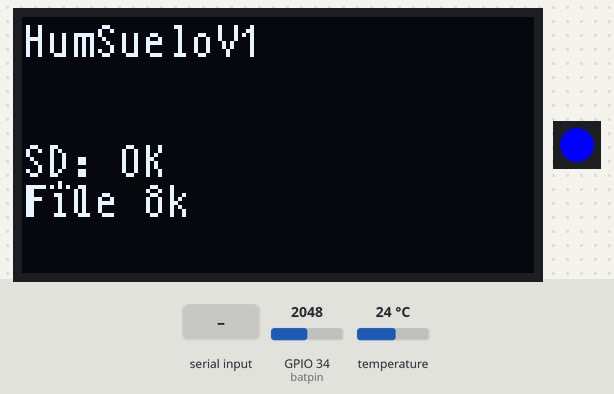
The sketch below on a simulated ESP32. On the bench: 128×64 one-colour display, 1 RGB LEDs in strip order, left to right. Inputs (shaded band) come from the test bench; at power-on: temperature 24 °C, GPIO 34 (batpin) = 2048. The local clock reads 2024-03-15 10:24:30 at power-on unless the sketch sets it; storage starts empty; what the sketch prints to the serial monitor is not drawn.

Above: at 3.2 s.
3.3 s: "1\n" received over Serial
At 5.7 s:
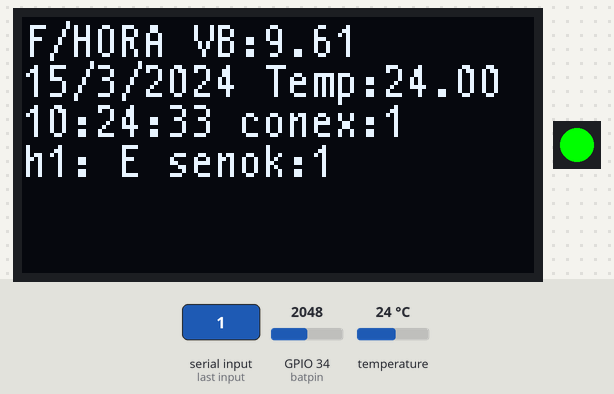
6.3 s: "90,45\n" received over the second serial link
At 8.5 s:
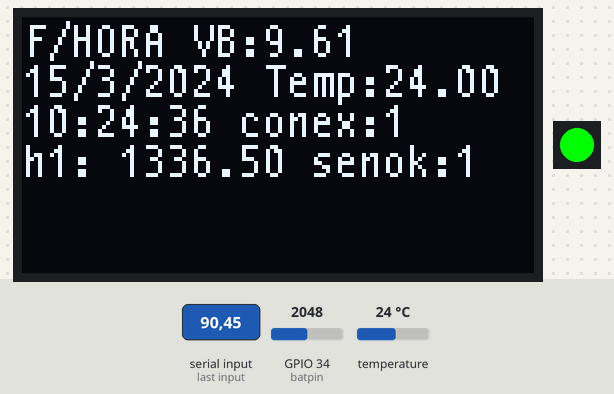
9.3 s: temperature set to 12 °C
At 12.0 s:
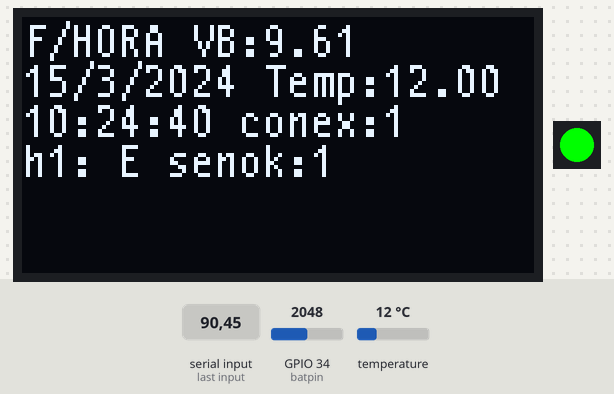
12.3 s: GPIO 34 (batpin) set to 2866
At 14.7 s:
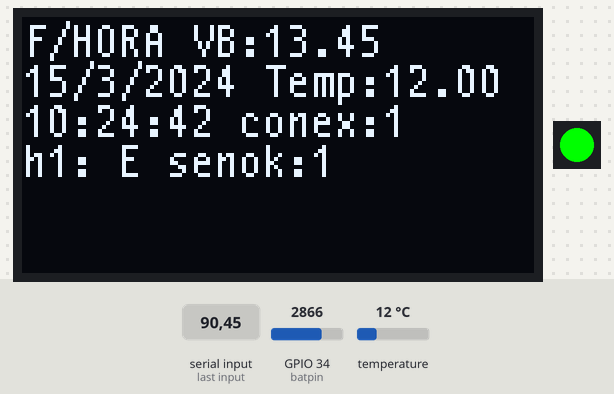
15.3 s: temperature set to 19 °C
At 18.08 s:
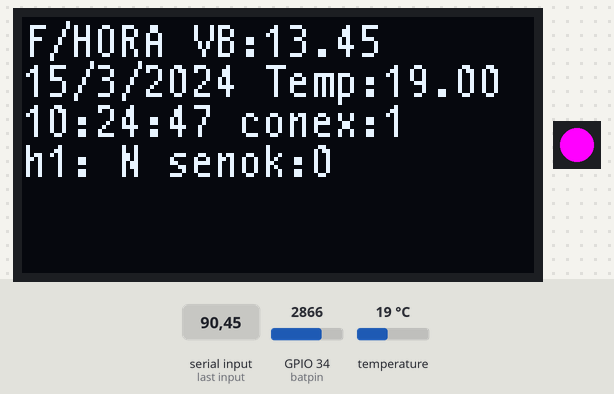
18.3 s: GPIO 34 (batpin) set to 3603
At 60.23 s:
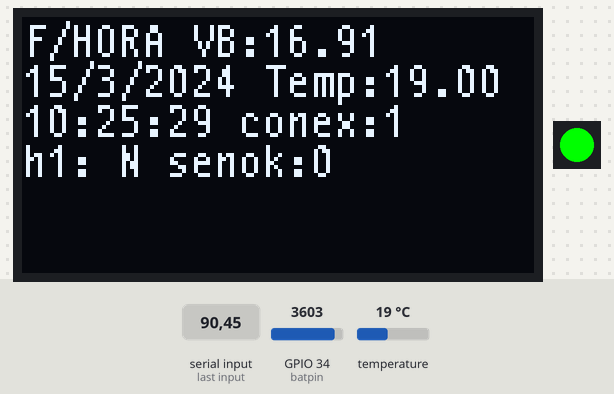
Timing chart, 0 to 61.6 s (numbered marks = the images above; inputs shaded):
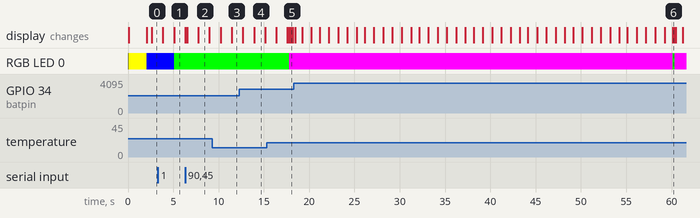

The sketch:

HUMEDAD_DE_SUELO_RS458_esp32_MULTY2_OledRtc.ino
```cpp
#include "FS.h"
#include "SD.h"
#include "SPI.h"
#include <SoftwareSerial.h>
#include <Wire.h>
#include "RTClib.h"
#include <U8g2lib.h>
#include <Adafruit_NeoPixel.h>
//////////////////////////////////////////////////////////////////////////////////////////////////////
//rtc

RTC_DS3231 myRTCB;

String fecha;
String hora;
////pantalla
///////////////////////////////////////////////////////////////////////////////////////////////////////
#include <U8g2lib.h>
//U8G2_SSD1306_128X64_NONAME_F_HW_I2C u8g2(U8G2_R0, /* reset=*/U8X8_PIN_NONE);  //chica
U8G2_SH1106_128X64_NONAME_F_HW_I2C u8g2(U8G2_R0, /* reset=*/U8X8_PIN_NONE);  //mas grande

#define RE 33
#define SCK 2
#define MISO 15
#define MOSI 13
#define CS 12

//#define DE D6
String myString;
String temp;

int id = 0;

byte values[20];
byte values2[20];
//byte values3[20];

SPIClass spi = SPIClass(VSPI);

// Definición global
EspSoftwareSerial::UART mod;  // Reemplaza mods[1] por mod

float val1;  // Valor del sensor
String val1S;
const byte sensorRequest[] = { 0x01, 0x03, 0x00, 0x00, 0x00, 0x02, 0xC4, 0x0B };
bool isSensorConnected = true;
int failedAttempts = 0;
const int MAX_ATTEMPTS = 10;
bool sdin = true;
bool rtcBool = true;

///////////////////////////// led
#define PIN 0        //PIN DEL LED RGB
#define NUMPIXELS 1  // Popular NeoPixel ring size
Adafruit_NeoPixel pixels(NUMPIXELS, PIN, NEO_GRB + NEO_KHZ800);
//////////////////////////////////////////////////// bateria
const int batpin = 34;
int bat = 0;
float voltageBattery = 0;
////////////////////////////////////////////// first run
String conex = "0";
int sensorIndex;
bool primerloop = true;
//////////////////rebot
unsigned long lastRebootMillis = 0;
const unsigned long rebootInterval = 4 * 60 * 60 * 1000;  // 4 horas en milisegundos

void checkReboot() {
  if (millis() - lastRebootMillis > rebootInterval) {
    lastRebootMillis = millis();
    // Código para reiniciar el ESP32
    ESP.restart();
  }
}
///////////////////////////////////////////SD tiempo de guardado
unsigned long lastSaveMillis = 0;
const unsigned long saveInterval = 3 * 60 * 1000;  //5 * 60 * 1000; 5 minutos en milisegundos

void checkSaveData() {
  if (millis() - lastSaveMillis > saveInterval) {
    lastSaveMillis = millis();
    saveData();  // Tu función personalizada para guardar datos
  }
}

void saveData() {
  if (sdin == true) {
    ROUTINE_REGISTRY();
  }  // Implementa tu lógica de guardado de datos aquí
}
//////////////////////////////////////////////////////reintento de sensor en caso de error
unsigned long lastSensorRetryMillis = 0;
const unsigned long sensorRetryInterval = 60 * 1000;  // 1 minuto en milisegundos

void checkSensorRetry() {
  if (millis() - lastSensorRetryMillis > sensorRetryInterval) {
    lastSensorRetryMillis = millis();
    isSensorConnected = true;  // reintentara leer
  }
}

void setup() {
  Wire.begin();
  Serial.begin(115200);
  spi.begin(SCK, MISO, MOSI, CS);
  // si esta montada la memoria
  if (!SD.begin(CS, spi, 80000000)) {
    //Serial.println("Card Mount Failed");
    sdin = false;
  } else {
   // Serial.println("SD Mount OK");
  }

  mod.begin(4800, SWSERIAL_8N1, 18, 19, false);

  pinMode(RE, OUTPUT);

  if (!myRTCB.begin()) {
  //  Serial.println("Couldn't find RTC");
    Serial.flush();
    rtcBool = false;
  }

  u8g2.begin();
  u8g2.clearBuffer();                  // clear the internal memory
  u8g2.setFont(u8g2_font_crox4hb_tr);  // choose a suitable font grande
  u8g2.setFont(u8g2_font_t0_11_tf);
  u8g2.drawStr(0, 10, "HumSueloV1");
  if (sdin == true) {
    u8g2.drawStr(0, 40, "SD: OK");
  } else {
    u8g2.drawStr(0, 40, "SD: NO");
  }
  if (rtcBool == true) {
    u8g2.drawStr(0, 50, "RTC: OK");
  } else {
    u8g2.drawStr(0, 50, "RTC: NO");
  }
  u8g2.sendBuffer();
  pixels.begin();  // INITIALIZE NeoPixel strip object (REQUIRED)
  pixels.setPixelColor(0, pixels.Color(255, 255, 0));
  pixels.show();
  delay(2000);
}

void loop() {
  if (sdin == true && rtcBool == true && conex == "1" && isSensorConnected == true) {
    pixels.setPixelColor(0, pixels.Color(0, 255, 0));
    pixels.show();
  } else if (sdin == true && rtcBool == true && isSensorConnected == true) {
    pixels.setPixelColor(0, pixels.Color(0, 0, 255));
    pixels.show();
  }
    else if (sdin == true && rtcBool == true && val1S == "E") {
   pixels.setPixelColor(0, pixels.Color(255, 165, 0));
    pixels.show();
  }
  else if (sdin == true && rtcBool == true) {
    pixels.setPixelColor(0, pixels.Color(255, 0, 255));
    pixels.show();
  }

  if (primerloop == true) {
    if (SD.exists("/ActiveSensor_DB.csv") == false) {
     // Serial.println("Archivo base no existe...");
      delay(500);
   //   Serial.println("Archivo creado");
      String tosave = "sessionID,Hum1,temp,bat,online,fecha,hora \n";
      writeFile(SD, "/ActiveSensor_DB.csv", tosave.c_str());
    } else {
      //Serial.println("Archivo base encontrado... abriendo");
    }
    readFile(SD, "/ActiveSensor_DB.csv");  // GET LAST ID
    id = id + 1;
    primerloop = false;
  }

  if (Serial.available() > 0) {
    char receivedChar = Serial.read();  // Lee el carácter entrante
    if (receivedChar == '0' || receivedChar == '1') {
      conex = receivedChar - '0';  // Convierte el carácter a int (0 o 1)
    }
  }
if(rtcBool == true) {
  DateTime now = myRTCB.now();
  fecha = getFecha(now);
  hora = getHora(now);
  fecha = getFecha(now);
  hora = getHora(now);
  temp = String(myRTCB.getTemperature());
}else{
  fecha = "N";
  hora = "N";
  fecha = "N";
  hora = "N";
  temp = "N";
}
  // Reading potentiometer value
  bat = analogRead(batpin);
  float batRaw = (bat * 3.3) / (4095);
  float calibrationFactor = 1.05;  // Ajusta este valor según sea necesario
  voltageBattery = ((bat / 4095.0) * 3.3 * (15000.0 + 3300.0) / 3300.0) * calibrationFactor;
  // Serial.println();
  // Serial.println("bat:" + String(bat) + " real voltaje: " + String(batRaw) + " convertido voltaje: " + String(voltageBattery));
  // Serial.println();
  sendSerialMessage();

  u8g2.clearBuffer();  // clear the internal memory
  u8g2.setCursor(0, 10);
  u8g2.print("F/HORA VB:" + String(voltageBattery));
  u8g2.setCursor(0, 20);
  u8g2.print(String(fecha) + " Temp:" + String(temp));
  u8g2.setCursor(0, 30);
  u8g2.print(String(hora) + " conex:" + String(conex));
  u8g2.setCursor(0, 40);
  u8g2.print("h1: " + val1S + " senok:" + String(isSensorConnected));

  checkSensor();

  checkSensorRetry();
  checkReboot();
  checkSaveData();
  u8g2.sendBuffer();
}

void data(byte* values) {
  digitalWrite(RE, HIGH);
  delay(100);
  if (mod.write(sensorRequest, sizeof(sensorRequest)) == 8) {
    digitalWrite(RE, LOW);
    for (byte i = 0; i < 9; i++) {
      values[i] = mod.read();
    }
  }
}

void checkSensor() {
  if (!isSensorConnected) {
    return;
  }

  byte values[9];
  data(values);

  val1 = ((values[3] * 256) + values[4]) * 0.1;
  val1S = String(val1);
  if (val1 >= 0 && val1 < 6553) {
    failedAttempts = 0;
  } else {
    val1S = "E";
    failedAttempts++;

    if (failedAttempts >= MAX_ATTEMPTS) {
      isSensorConnected = false;
      val1S = "N";
    } else {
      delay(1000);
    }
  }
}

void sendSerialMessage() {
  String message = String(voltageBattery) + "," + String(val1S) + "," +
                   String(temp) + "," + (sdin ? "1" : "0") + "," +
                   fecha + "," + hora;

  // Añade un delimitador de inicio y una suma de verificación al final
  unsigned char checksum = calculateChecksum(message);
  message = "<" + message + "," + String(checksum) + ">\n";

  Serial.print(message);
  delay(100);
}

unsigned char calculateChecksum(const String& data) {
  unsigned char checksum = 0;
  for (int i = 0; i < data.length(); i++) {
    checksum ^= data[i];
  }
  return checksum;
}
```

sd.ino
```cpp
///Pestaña nueva
void readFile(fs::FS &fs, const char *path) {
 // Serial.printf("Reading file: %s\n", path);

  File file = fs.open(path);
  if (!file) {
   // Serial.println("Failed to open file for reading");
    return;
  }

 // Serial.print("Read from file: ");
  while (file.available()) {
    myString = file.readStringUntil('\n');
  }

  id = getValor(myString, ',', 0).toInt();
  //Serial.println(id);
  file.close();
}

String getValor(String data, char separator, int index) {
  int found = 0;
  int strIndex[] = { 0, -1 };
  int maxIndex = data.length() - 1;

  for (int i = 0; i <= maxIndex && found <= index; i++) {
    if (data.charAt(i) == separator || i == maxIndex) {
      found++;
      strIndex[0] = strIndex[1] + 1;
      strIndex[1] = (i == maxIndex) ? i + 1 : i;
    }
  }

  return found > index ? data.substring(strIndex[0], strIndex[1]) : "";
}
void writeFile(fs::FS &fs, const char *path, const char *message) {
  // Serial.printf("Writing file: %s\n", path);
  File file = fs.open(path, FILE_WRITE);// File file = fs.open(path, FILE_WRITE);
  if (!file) {
    u8g2.setCursor(0, 50);
    u8g2.print("error sd");
    u8g2.sendBuffer();
   // Serial.println("Failed to open file for writing");
    return;
  }
  if (file.print(message)) {
    u8g2.setCursor(0, 50);
    u8g2.print("File ok");
    u8g2.sendBuffer();
    //  Serial.println("File written");
  } else {
    u8g2.setCursor(0, 60);
    u8g2.print("error sd");
    u8g2.sendBuffer();
    //  Serial.println("Write failed");
  }
  file.close();
}

void appendFile(fs::FS &fs, const char *path, const char *message) {
  //Serial.printf("Appending to file: %s\n", path);

  File file = fs.open(path, FILE_APPEND);
  if (!file) {
    //u8g2.clearBuffer();  // clear the internal memory
    u8g2.setCursor(0, 60);
    u8g2.print("error sd");
    u8g2.sendBuffer();
    //  Serial.println("Failed to open file for appending");
    return;
  }
  if (file.print(message)) {
    //  Serial.println("Message appended");
    u8g2.setCursor(0, 60);
    u8g2.print("sd SAVE");
    u8g2.sendBuffer();
  } else {
    u8g2.setCursor(0, 60);
    u8g2.print("error sd");
    u8g2.sendBuffer();
    //Serial.println("Append failed");
  }
  file.close();
}

void ROUTINE_REGISTRY() {
  String tosave = String(id) + "," + val1S + "," + temp + "," + String(voltageBattery)  + "," + conex + "," + fecha + "," + hora + "\n";
  appendFile(SD, "/ActiveSensor_DB.csv", tosave.c_str());
  //  writeFile(SD, "/ActiveSensor.csv", tosave.c_str()); //solo escrive la ultima vez
}

String getFecha(DateTime now) {
  String fecha = String(now.day(), DEC) + "/";
  fecha += String(now.month(), DEC) + "/";
  fecha += String(now.year(), DEC);
  return fecha;
}

String getHora(DateTime now) {
  String hora = String(now.hour(), DEC) + ":";
  hora += String(now.minute(), DEC) + ":";
  hora += String(now.second(), DEC);
  return hora;
}
```

Measured:
- what the display in image 2 shows lasts 1.2 s, from 7.8 s to 9.0 s
